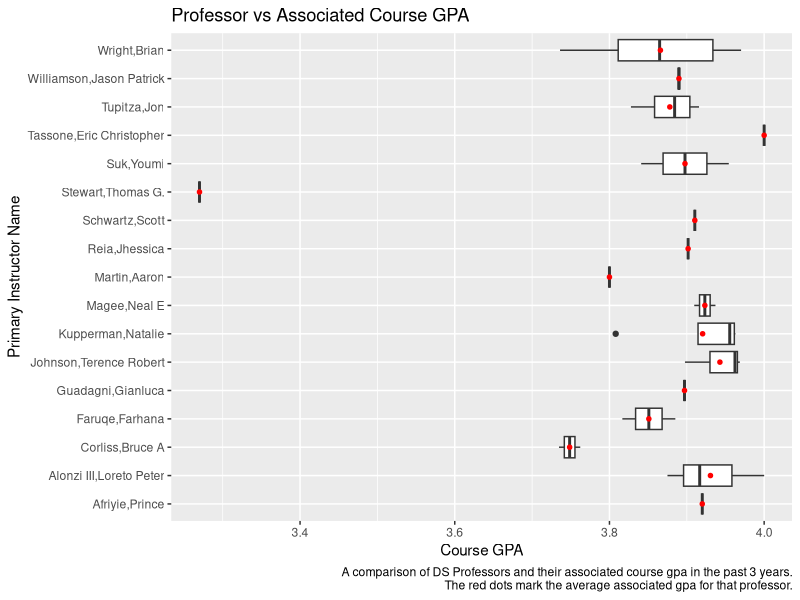
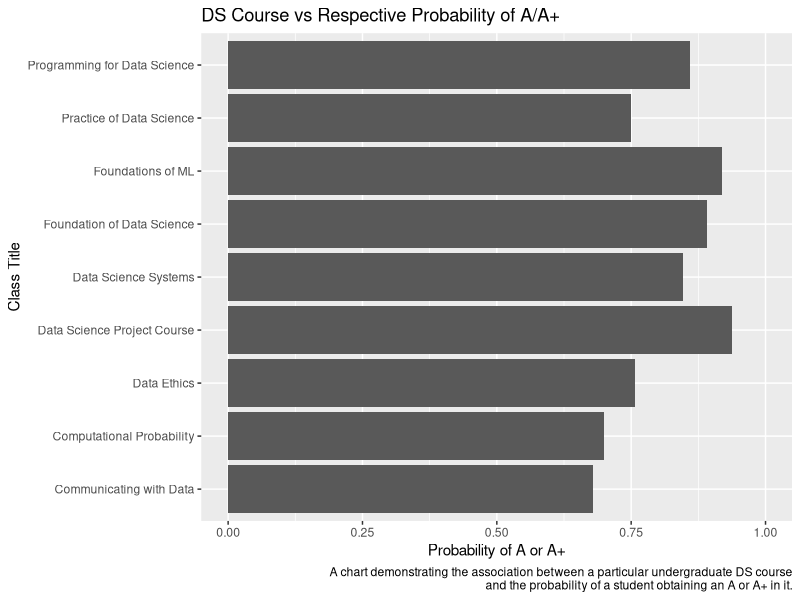
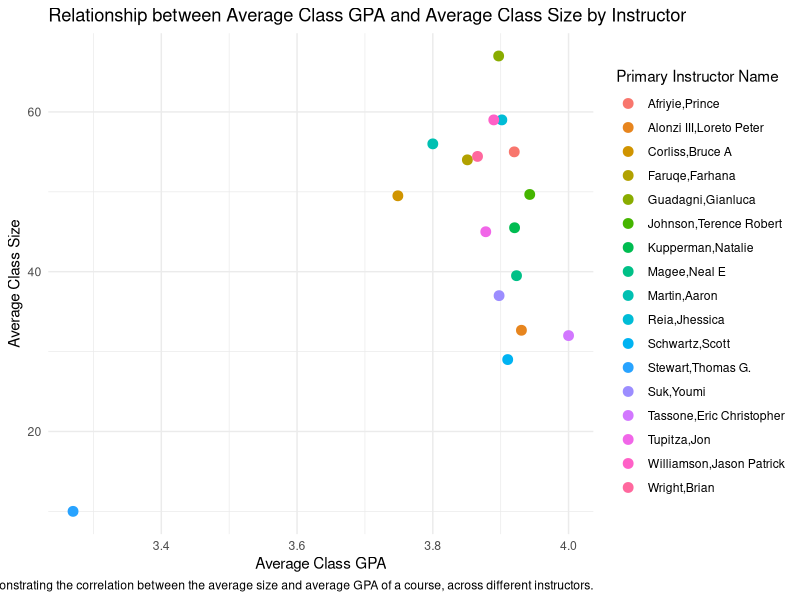
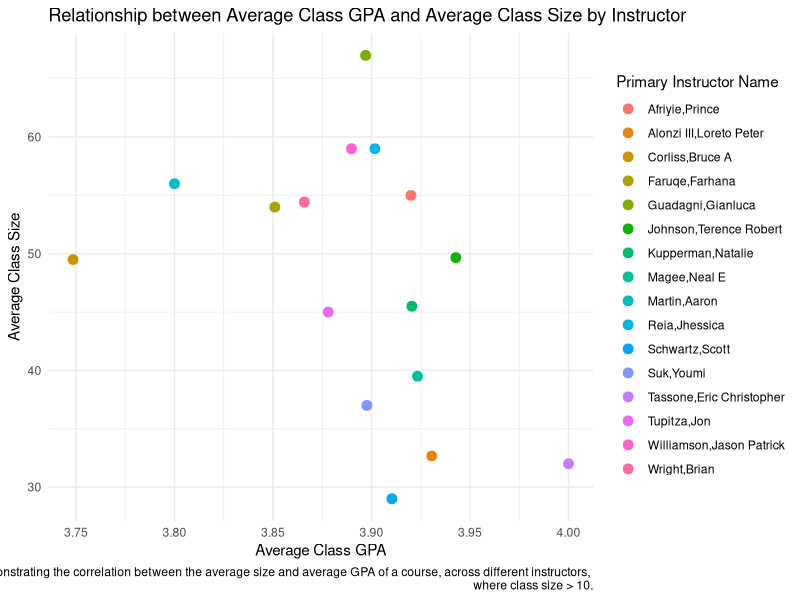

Source code (R) for these figures, in order:
## ---- chunk 1
knitr::opts_chunk$set(echo = TRUE)
## ---- chunk 2
library(readxl)
library(ggplot2)
library(tidyverse)
## ---- chunk 3
ds_courses <- read_excel("ds_courses.xlsx"); ds_courses
## ---- chunk 4
# filter for undergrad
ds_courses <- filter(ds_courses, `Catalog Number` < 5000); ds_courses 
## ---- chunk 5
# select relevant columns for all questions
ds_courses <- select(ds_courses, `Catalog Number`, `Class Title`, `Primary Instructor Name`, 
                     `Course GPA`, `# of Students`, `A+`, A); ds_courses
## ---- chunk 6
# Q1
ggplot(ds_courses, aes(x=`Course GPA`, y=`Primary Instructor Name`)) + 
  geom_boxplot() + stat_summary(fun=mean, geom="point", shape=20, size=2, color="red") + 
  labs(title="Professor vs Associated Course GPA", 
       caption="A comparison of DS Professors and their associated course gpa in the past 3 years.
       The red dots mark the average associated gpa for that professor.")


ds_courses %>% select(`Primary Instructor Name`, `Course GPA`) %>% group_by(`Primary Instructor Name`) %>%
  summarize(avg_gpa = mean(`Course GPA`)) %>% arrange(desc(avg_gpa))
## ---- chunk 7
# Q2
grpd_courses <- ds_courses %>% select(`Class Title`, `# of Students`, `A+`, A) %>% 
  group_by(`Class Title`) %>% summarize(
    avg_stud = mean(`# of Students`), 
    `avg_A+` = mean(`A+`),
    avg_A = mean(A)); grpd_courses

prob_A <- (grpd_courses$avg_A + grpd_courses$`avg_A+`) / grpd_courses$avg_stud; prob_A

ggplot(grpd_courses, aes(x=prob_A, y=`Class Title`)) + geom_col() + xlim(0, 1) +
  labs(title="DS Course vs Respective Probability of A/A+",
      x="Probability of A or A+",
      caption="A chart demonstrating the association between a particular undergraduate DS course
      and the probability of a student obtaining an A or A+ in it.")

grpd_courses %>% mutate(prob_A) %>% arrange(desc(prob_A))

## ---- chunk 8
#3.1
gpa_vs_size <- ds_courses %>%
  group_by(`Primary Instructor Name`) %>%
  summarize(avg_gpa = mean(`Course GPA`),
            avg_size = mean(`# of Students`))

# Plotting
ggplot(gpa_vs_size, aes(x=avg_gpa, y=avg_size)) +
  geom_point(size = 3,aes(color=`Primary Instructor Name`)) +
  labs(x = "Average Class GPA", y = "Average Class Size", title = "Relationship between Average Class GPA and Average Class Size by Instructor", caption="A plot demonstrating the correlation between the average size and average GPA of a course, across different instructors.") +
  theme_minimal() 
## ---- chunk 9
#3.2
gpa_vs_size_2 <- ds_courses %>%
  filter(`# of Students` > 10) %>%
  group_by(`Primary Instructor Name`) %>%
  summarize(avg_gpa = mean(`Course GPA`),
            avg_size = mean(`# of Students`))

# Plotting
ggplot(gpa_vs_size_2, aes(x=avg_gpa, y=avg_size)) +
  geom_point(size = 3,aes(color=`Primary Instructor Name`)) +
  labs(x = "Average Class GPA", y = "Average Class Size", title = "Relationship between Average Class GPA and Average Class Size by Instructor", caption="A plot demonstrating the correlation between the average size and average GPA of a course, across different instructors, 
       where class size > 10.") +
  theme_minimal() 
